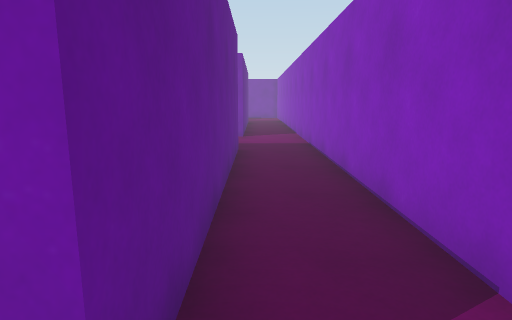
view 1 (above)

24 first-person views from a walk through a 3-D level made in the Unity game engine. The camera is 1.3 m above the floor, tilts 10° down and sees 75° across. The floor is counted in squares, 1 m on a side. Each view is taken from the middle of a square. On the plan, view 1 faces up. The plan holds only what a view shows up to about 14 squares ahead; the rest is blank. The player character is not drawn.

view 2
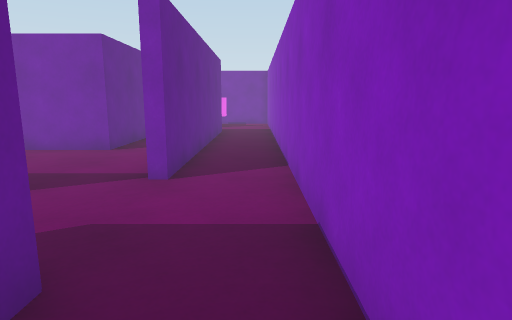

view 3
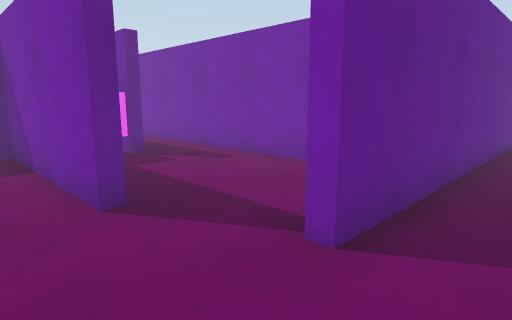

view 4
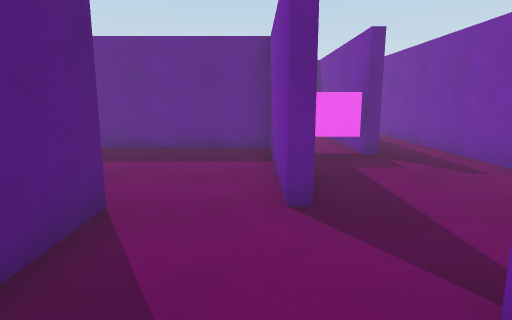

view 5
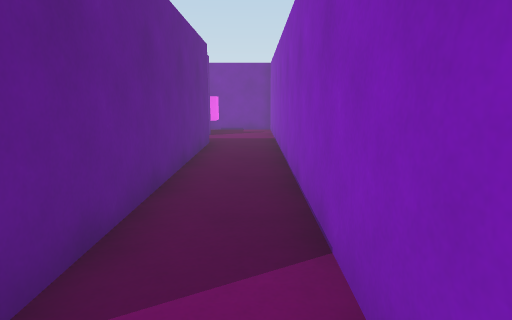

view 6
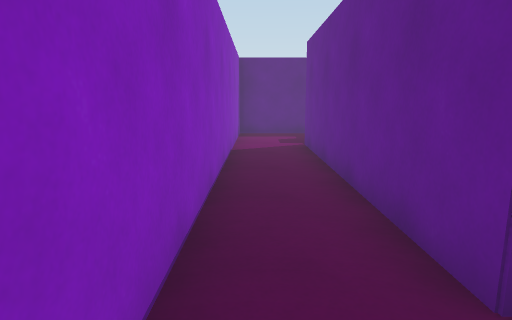

view 7
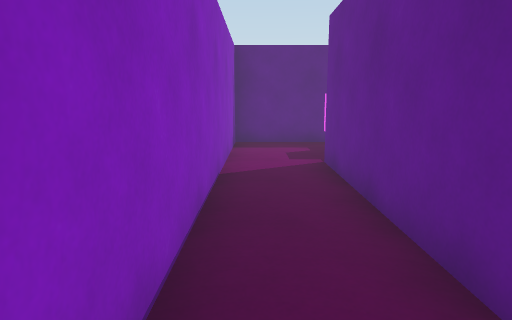

view 8
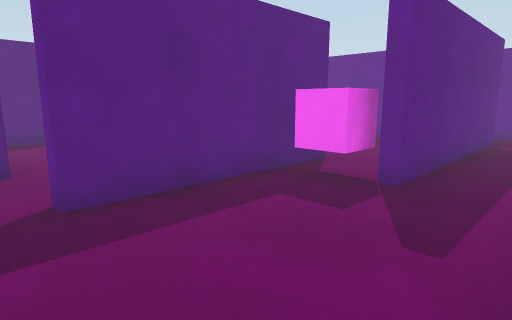

view 9
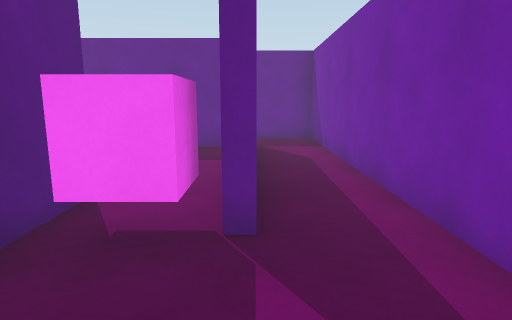

view 10
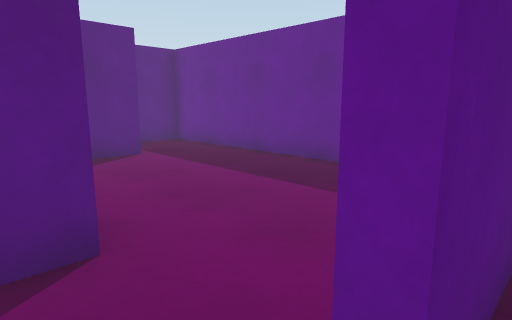

view 11
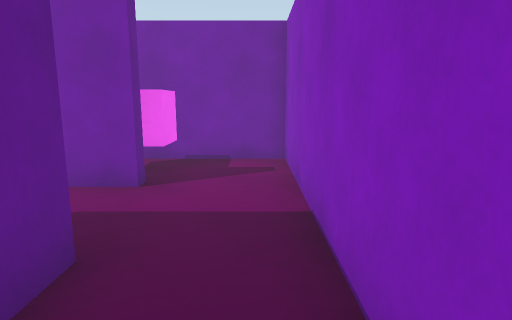

view 12
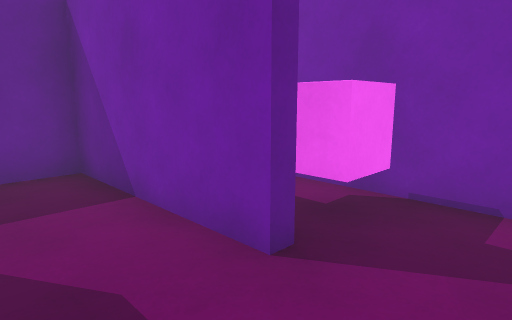

view 13
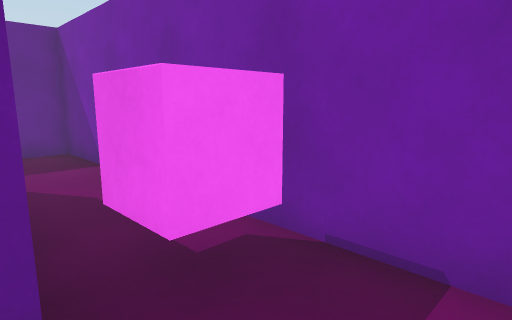

view 14
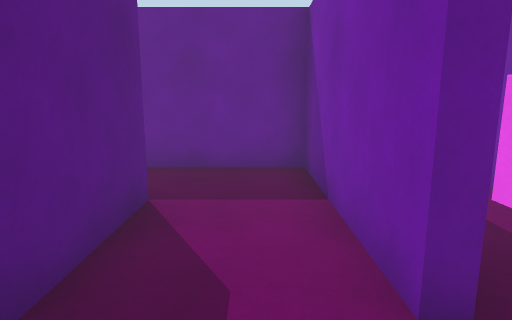

view 15
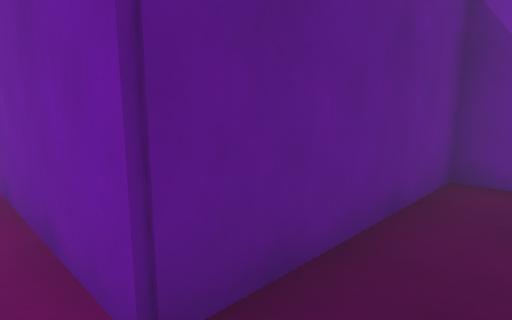

view 16
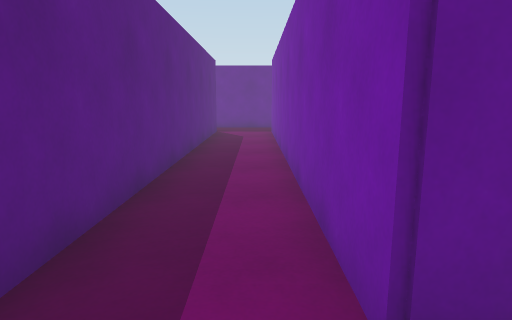

view 17
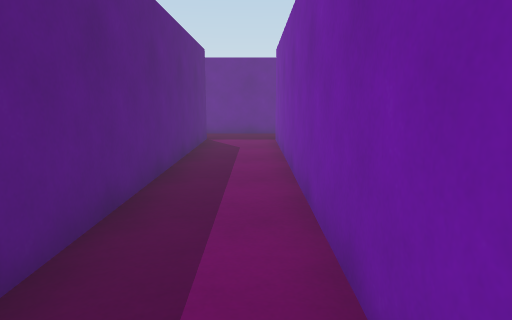

view 18
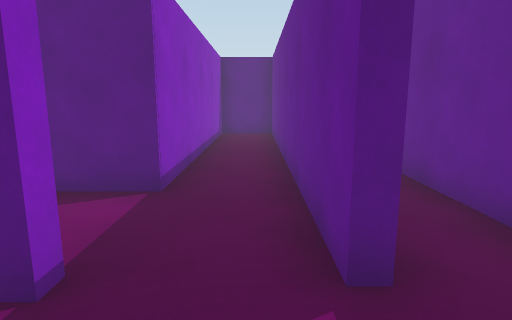

view 19
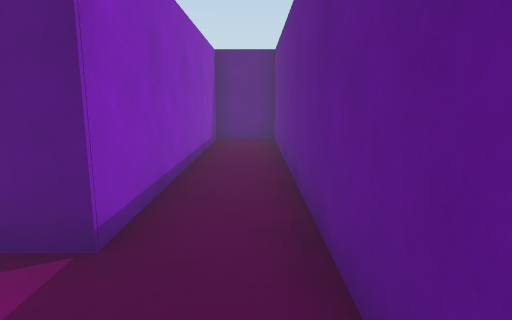

view 20
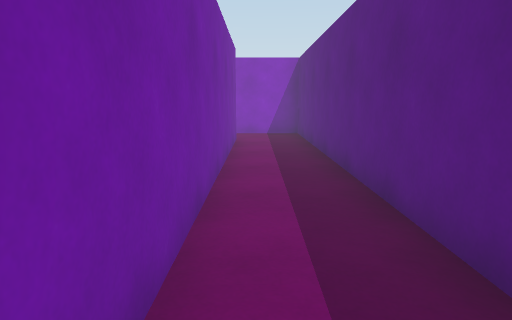

view 21
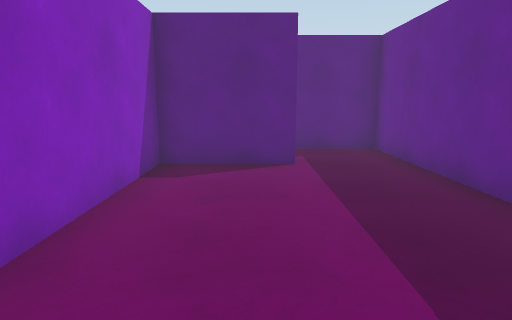

view 22
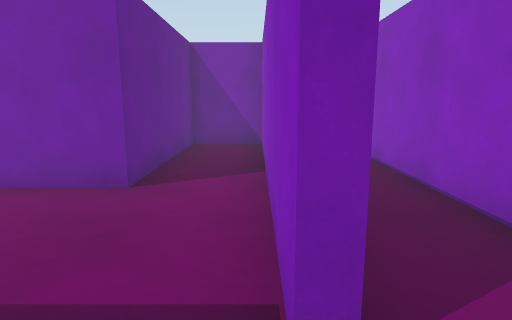

view 23
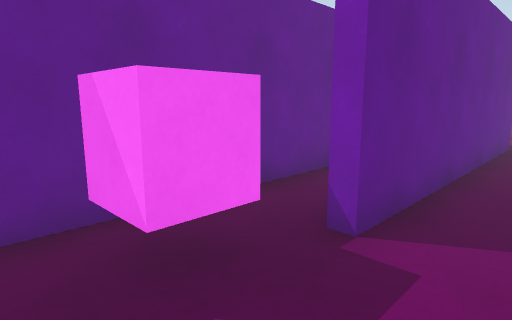

view 24
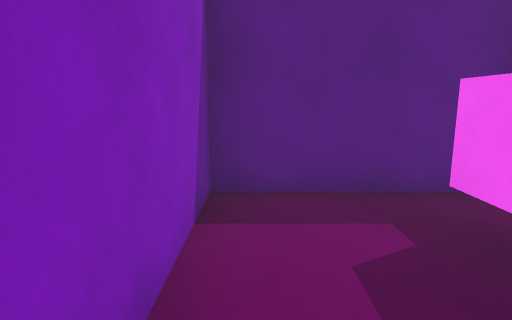

### Floor plan
Points are (right, up) in squares from view 1. A wall is a line through its corners. A room is listed if a view was taken in it or the views show most of it. See-through windows are left out.
Room 1 (views 1, 2, 3, 4, 5, 6, 7, 8, 9, 10, 11, 12, 14, 15, 16, 17, 18, 19, 20, 21, 22, 23, 24)
walls: (-8.6, 11.7) (-3, 11.7); (-3, 11.4) (-8.3, 11.4) (-8.3, 4.4); (-3, 9.2) (-0.5, 9.2) (-0.5, 0.9) (-0.9, 0.9); (-13.9, 14) (-7.1, 14) (-7.1, 13.7) (-9.5, 13.7); (-5.9, 4.1) (-3, 4.1) (-3, 8.5); (-3.4, 21.6) (-0.8, 21.6); (-0.5, 21.6) (-0.5, 12.5) (-0.8, 12.5) (-0.8, 21.2) (-3, 21.2) (-3, 16) (-14.6, 16); (-2.6, 1.5) (-2.6, -1.6); (-0.8, 24) (-5.5, 24) (-5.5, 18.7) (-18.6, 18.7) (-18.6, 19.1); (-20.6, 18.9) (-20.6, 7.4) (-18.6, 7.4) (-18.6, 16.3) (-3.3, 16.3) (-3.3, 18.9); (-2.5, -2.7) (1.7, -2.7) (1.7, 23.5); (-22.7, 17.8) (-22.7, 15)
ways out: opening at (0.5, 24) to room 2; opening at (-14, 15); opening at (-9, 13); opening at (-6.5, 4)
objects: other object (-8, 13) to (-7, 13); other object (-2, -1) to (-1, 0)
Room 2 (view 13)
walls: (-6.1, 26.5) (-8.3, 26.5) (-8.3, 25.5); (-0.8, 24.4) (-0.8, 24); (1.7, 23.5) (1.7, 26.5) (-4, 26.5)
ways out: opening at (0.5, 24) to room 1
objects: other object (-2, 25) to (-1, 26)

Positions as (right, up) in squares from view 1, and headings:
1: (0, 0), facing up
2: (1, 7), facing up
3: (1, 10), facing up-left
4: (1, 11), facing left
5: (1, 11), facing up
6: (1, 11), facing down
7: (1, 8), facing down
8: (-2, 16), facing down-left
9: (-4, 14), facing left
10: (-2, 12), facing down-left
11: (1, 19), facing up
12: (1, 22), facing up-left
13: (1, 24), facing up-left
14: (1, 23), facing left
15: (-4, 18), facing up-left
16: (-4, 18), facing left
17: (-7, 18), facing left
18: (-20, 21), facing down
19: (-20, 19), facing down
20: (-17, 18), facing right
21: (-5, 11), facing down
22: (-1, 11), facing up
23: (1, -2), facing up-left
24: (1, 2), facing down
